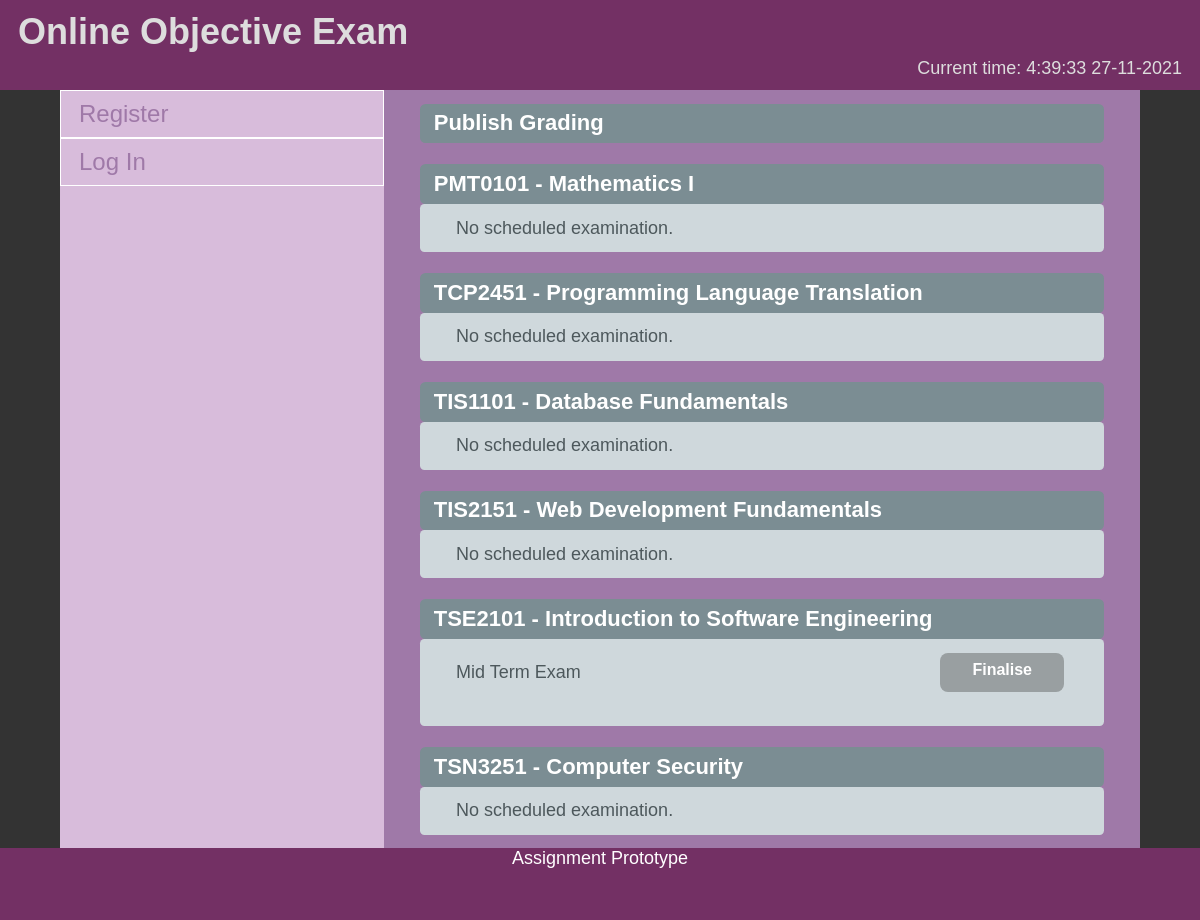
Page /grade/publish/index.php on the committed database.
### tables this page shows
CREATE TABLE `subject` (
    `subject_id` varchar(7) NOT NULL,
    `course_id` varchar(7) NOT NULL,
    `subject_name` varchar(63) NOT NULL
  );

CREATE TABLE `schedule` (
    `schedule_id` int(11) NOT NULL PRIMARY KEY AUTO_INCREMENT,
    `subject_id` varchar(7) NOT NULL,
    `schedule_name` varchar(63) DEFAULT NULL,
    `schedule_start` timestamp NULL DEFAULT NULL,
    `schedule_end` timestamp NULL DEFAULT NULL
  );

### grade/publish/index.php (the view, shortened to what this page needs)
<?php
include(__DIR__ . "/../../includes/session.php");
$query = "SELECT subject_id, subject_name FROM subject";
$result = mysqli_query($db, $query) or die(mysqli_error($db));
$subjects = [];
while ($row = mysqli_fetch_array($result)) {
    $subjects[] = array($row['subject_id'], $row['subject_name']);
}
?>
<!DOCTYPE html>
<html>
<head>
    <link rel="stylesheet" href="<?php echo ROOT_SITE ?>/assets/style.css">
</head>
<body>
    <?php include_once(ROOT_PATH . '/includes/header.php') ?>
    <main class="wrapper">
        <?php include_once(ROOT_PATH . '/includes/navigation.php') ?>
        <div class="content">
            <div class="content-wrapper">
                <div class="content-header">
                    Publish Grading
                </div>
                <?php if (count($subjects)) : ?>
                    <?php foreach ($subjects as $subject) : ?>
                        <br>
                        <div>
                            <div class="content-header">
                                <?php echo $subject[0] . ' - ' . $subject[1] ?>
                            </div>
                            <div class="content-element content-wrapper">
                                <?php
                                $query = "SELECT schedule_id, schedule_name,schedule_start,schedule_end FROM schedule WHERE subject_id = '$subject[0]'";
                                $result = mysqli_query($db, $query) or die(mysqli_error($db));
                                $schedules = [];
                                while ($row = mysqli_fetch_array($result)) {
                                    $schedules[] = array($row['schedule_id'], $row['schedule_name'], $row['schedule_start'], $row['schedule_end']);
                                }
                                ?>
                                <?php if (count($schedules) > 0) : ?>
                                    <?php foreach ($schedules as $schedule) : ?>
                                        <div style="display:flex;">
                                            <div style="flex:1;vertical-align:middle;"><span style="display:block;padding:0.5em 0;"><?php echo $schedule[1] ?></span></div>
                                            <?php if (strtotime(date('Y-m-d H:i:s')) < strtotime($schedule[2])) : ?>
                                                <span title="<?php echo $schedule[2] ?>" class="link-button">Scheduled</span>
                                            <?php else : ?>
                                                <?php
                                                if (strtotime(date('Y-m-d H:i:s')) < strtotime($schedule[3])) :
                                                ?>
                                                    <span title="<?php echo $schedule[2] ?>" class="link-button">On-going</span>
                                                <?php else : ?>
                                                    <a class="link-button" href="./finalise/?exam=<?php echo $schedule[0] ?>">Finalise</a>
                                                <?php endif ?>
                                            <?php endif ?>
                                        </div>
                                        <br>
                                    <?php endforeach ?>
                                <?php else : ?>
                                    No scheduled examination.
                                <?php endif ?>
                            </div>
                        </div>
                    <?php endforeach ?>
                <?php else : ?>
                    <strong>No subjects in the list.</strong>
                <?php endif ?>
            </div>
        </div>
    </main>
    <?php include_once(ROOT_PATH . '/includes/footer.php') ?>
</body>
</html>

### includes/header.php (shortened to what this page needs)
<header>
    <div>
        <h1><a href=<?php echo ROOT_SITE ?>>Online Objective Exam</a></h1>
    </div>
    <div>
        <span>Current time: <time id="time"><?php echo date('H:i:s d-m-Y') ?></time></span>
    </div>
</header>

### includes/navigation.php (shortened to what this page needs)
<nav>
    <ul>
        <?php if (isset($_SESSION["user"])) : ?>
            <?php if ($user_role === 'admin') : ?>
                <li>
                    <a href="/..<?php echo ROOT_SITE ?>/admin/">Admin</a>
                    <ul>
                        <li>
                            <a href="/..<?php echo ROOT_SITE ?>/admin/system/">System Maintenance</a>
                        </li>
                        <li>
                            <a href="/..<?php echo ROOT_SITE ?>/admin/list/">User List</a>
                        </li>
                        <li>
                            <a href="/..<?php echo ROOT_SITE ?>/admin/log/">Log</a>
                        </li>
                    </ul>
                </li>
            <?php endif ?>
            <li>
                <a href="/..<?php echo ROOT_SITE ?>/course/">Course</a>
                <ul>
                    <li>
                        <a href="/..<?php echo ROOT_SITE ?>/course/view/">View</a>
                    </li>
                </ul>
            </li>
            <li>
                <a href="/..<?php echo ROOT_SITE ?>/schedule/">Schedule</a>
                <ul>
                    <li>
                        <a href="/..<?php echo ROOT_SITE ?>/schedule/view/">View</a>
                    </li>
                    <?php if ($user_role === 'tutor') : ?>
                        <li>
                            <a href="/..<?php echo ROOT_SITE ?>/schedule/book/">Book</a>
                        </li>
                    <?php endif ?>
                    <?php if ($user_role === 'eru') : ?>
                        <li>
                            <a href="/..<?php echo ROOT_SITE ?>/schedule/add/">Add</a>
                        </li>
                        <li>
                            <a href="/..<?php echo ROOT_SITE ?>/schedule/edit/">Edit</a>
                        </li>
                    <?php endif ?>
                </ul>
            </li>
            <li>
                <a href="/..<?php echo ROOT_SITE ?>/grade/">Grade</a>
                <ul>
                    <li>
                        <a href="/..<?php echo ROOT_SITE ?>/grade/view/">View</a>
                    </li>
                    <?php if ($user_role === 'eru') : ?>
                        <li>
                            <a href="/..<?php echo ROOT_SITE ?>/grade/publish/">Publish</a>
                        </li>
                    <?php endif ?>
                </ul>
            </li>
            <?php if ("/" != str_replace([str_replace('\\', '/', ROOT_PATH), "index.php"], '', $_SERVER["SCRIPT_FILENAME"])) : ?>
                <li><a href="<?php echo ROOT_SITE ?>">Back</a></li>
            <?php endif ?>
            <li>
                <a href=<?php echo ROOT_SITE . '/profile/' ?>>Profile</a>
            </li>
            <li><a href="<?php echo ROOT_SITE ?>/logout/">Log Out</a></li>
        <?php else : ?>
            <li><a href="<?php echo ROOT_SITE ?>/register/">Register</a></li>
            <li><a href="<?php echo ROOT_SITE ?>/login/">Log In</a></li>
        <?php endif ?>
    </ul>
</nav>

### includes/footer.php
<footer>
    Assignment Prototype
</footer>

### assets/style.css (style rules this page uses)
:root { --primary-color: #d8bcdb; --secondary-color: #733064; --tertiary-color: #9f79a8; --primary-alt-color: #cfd8dc; --secondary-alt-color: #7b8d93; --tertiary-alt-color: #a2a9ab; }
* { box-sizing: border-box; margin: 0; padding: 0; }
body { display: flex; width: 100%; min-height: 100vh; flex-direction: column; align-items: stretch; color: #fff; background-color: #333; font-family: Calibri, 'Trebuchet MS', sans-serif; font-size: clamp(0.875rem, 0.4626rem + 1.0309vw + calc(1rem - 16px), 1.125rem); }
a { text-decoration: none; color: #4cf; transition: color 0.1s; }
header, footer { display: flex; flex-direction: column; min-height: 4em; background-color: var(--secondary-color); }
header { text-align: right; padding: 0.5em 1em; }
header > div { display: flex; flex-direction: row-reverse; justify-content: space-between; align-items: center; padding-top: 0.125em; padding-bottom: 0.125em; }
header h1 { text-align: left; }
header span, header a { color: #ddd; }
footer { text-align: center; }
main { display: flex; width: 100%; flex: 1; background-color: var(--primary-color); }
.wrapper { max-width: 60em; height: auto; margin-left: auto; margin-right: auto; }
.content { background-color: var(--tertiary-color); width: 70%; }
.content-wrapper { padding: 0.75em 2em; }
.content-header { background-color: var(--secondary-alt-color); padding: 0.3125em 0.625em; border-radius: 0.25em; font-size: 1.375rem; font-weight: bold; }
.content-element { background-color: var(--primary-alt-color); color: #4d585c; border-radius: 0.25em; }
nav { width: 30%; font-size: 1.5rem; }
nav ul { list-style: none; }
nav li { border: 1px solid white; transition: 0.0625s background-color; }
nav a, nav label { display: block; padding: 0.375em 0.75em; color: var(--tertiary-color); cursor: pointer; }
button, .link-button { display: inline-block; padding: 0.5em 2em; color: white; background-color: #999fa1; border-style: none; border-radius: 0.5em; margin: 0 0.25em; font-size: 1rem; font-weight: bold; transition: background-color 0.2s; }

### rows in the picture
subject: subject_id "PMT0101", subject_name "Mathematics I", shows "No scheduled examination."
subject: subject_id "TCP2451", subject_name "Programming Language Translation", shows "No scheduled examination."
subject: subject_id "TIS1101", subject_name "Database Fundamentals", shows "No scheduled examination."
subject: subject_id "TIS2151", subject_name "Web Development Fundamentals", shows "No scheduled examination."
subject: subject_id "TSE2101", subject_name "Introduction to Software Engineering"
schedule: schedule_name "Mid Term Exam"
subject: subject_id "TSN3251", subject_name "Computer Security", shows "No scheduled examination."
